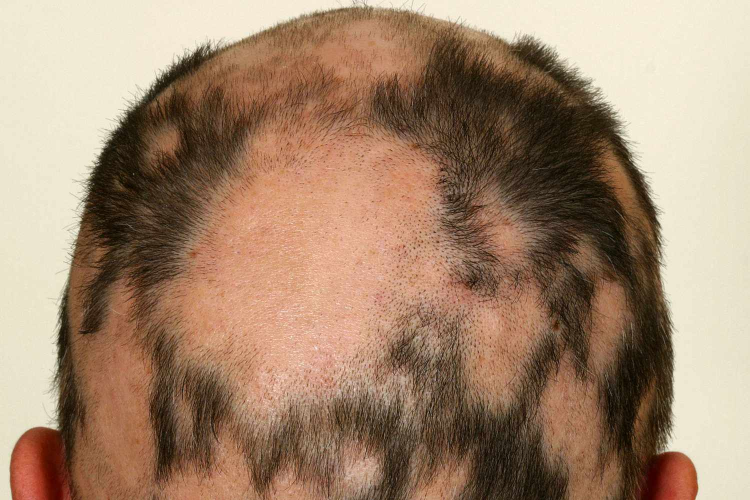
#> input picture tests/image.jpg, 1500 x 1000 px (shown at 1/2 size); its folder holds only this picture in this run
$ python -i knn.py   (imports and definitions only)
#> lines starting #> are read from the running program, lines starting #| are printed output that depends on the picture
from sklearn.metrics import accuracy_score, confusion_matrix
import numpy as np
from sklearn.neighbors import KNeighborsClassifier
import os
import cv2
import pickle

train_dir = 'Dataset/Dataset/train'
test_dir = 'Dataset/Dataset/test'
classes=[ 'Bullous','Eczema','Hair Loss','Light Diseases','Melanoma','Nail Fungus','Acne and Rosacea','Actinic Keratosis',
'Psoriasis','Seborrheic Keratoses','Tinea Ringworm','Warts Molluscum']


# Function to preprocess an image
def preprocess_image(image):
#> called with image = '../tests/image.jpg'
    if isinstance(image, str): # Check if the input is a file path
     image = cv2.imread(image) # Load
#> image is the input picture: shape (1000, 1500, 3); mean B, G, R 109.7, 133.9, 162.1
    if image is None:
      print("Error: Unable to load the image.")
      return None
    if len(image.shape) < 3 or image.shape[2] < 3:
     print("Error: Input image should have at least 3 channels.")
     return None
# Convert BGR to YUV color space
    image_yuv = cv2.cvtColor(image, cv2.COLOR_BGR2YUV)
#> image_yuv: shape (1000, 1500, 3); mean of channels 0, 1, 2 139.5, 113.5, 147.8
    image_yuv[:, :, -1] = cv2.equalizeHist(image_yuv[:, :, -1])
#> image_yuv: shape (1000, 1500, 3); mean of channels 0, 1, 2 139.5, 113.5, 140.3
    image = cv2.cvtColor(image_yuv, cv2.COLOR_YUV2RGB)
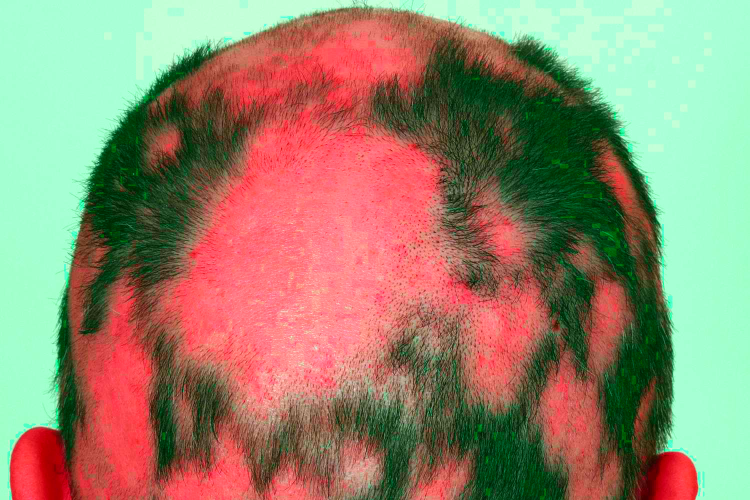
#> image: shape (1000, 1500, 3) (shown at 1/2 size); mean R, G, B 150.7, 134.6, 110
    image = cv2.resize(image, (224, 224))
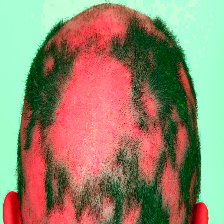
#> image: shape (224, 224, 3); mean R, G, B 150.5, 134.4, 109.8
    if len(image.shape) == 2:
     image = cv2.cvtColor(image, cv2.COLOR_GRAY2RGB)
    image = image.astype(np.float32) / 255.0
    return image

#Load and preprocess dataset
def load_and_preprocess_dataset(directory):
   images = []
   labels = []
   for i, class_name in enumerate (classes):
     class_dir = os.path.join(directory, class_name)
     for image_name in os.listdir(class_dir):
         image_path = os.path.join(class_dir, image_name)
         image = preprocess_image(image_path)
         if image is not None:
            images.append(image)
            labels.append(i)
   return np.array (images), np.array (labels)

# [1 line that did not run here, left out]
# [1 line that did not run here, left out]
# [1 line that did not run here, left out]
# [1 line that did not run here, left out]


# train the KNN classifier
knn = KNeighborsClassifier(n_neighbors=1)
# [1 line not run here, left out]


# Predict labels for test set
# [1 line that did not run here, left out]
# [1 line that did not run here, left out]

# Evaluate accuracy on Train set
# [1 line that did not run here, left out]
# [1 line not run here, left out]
# Evaluate accuracy on test set
# [1 line that did not run here, left out]
# [1 line not run here, left out]

>>> result = preprocess_image('../tests/image.jpg')
